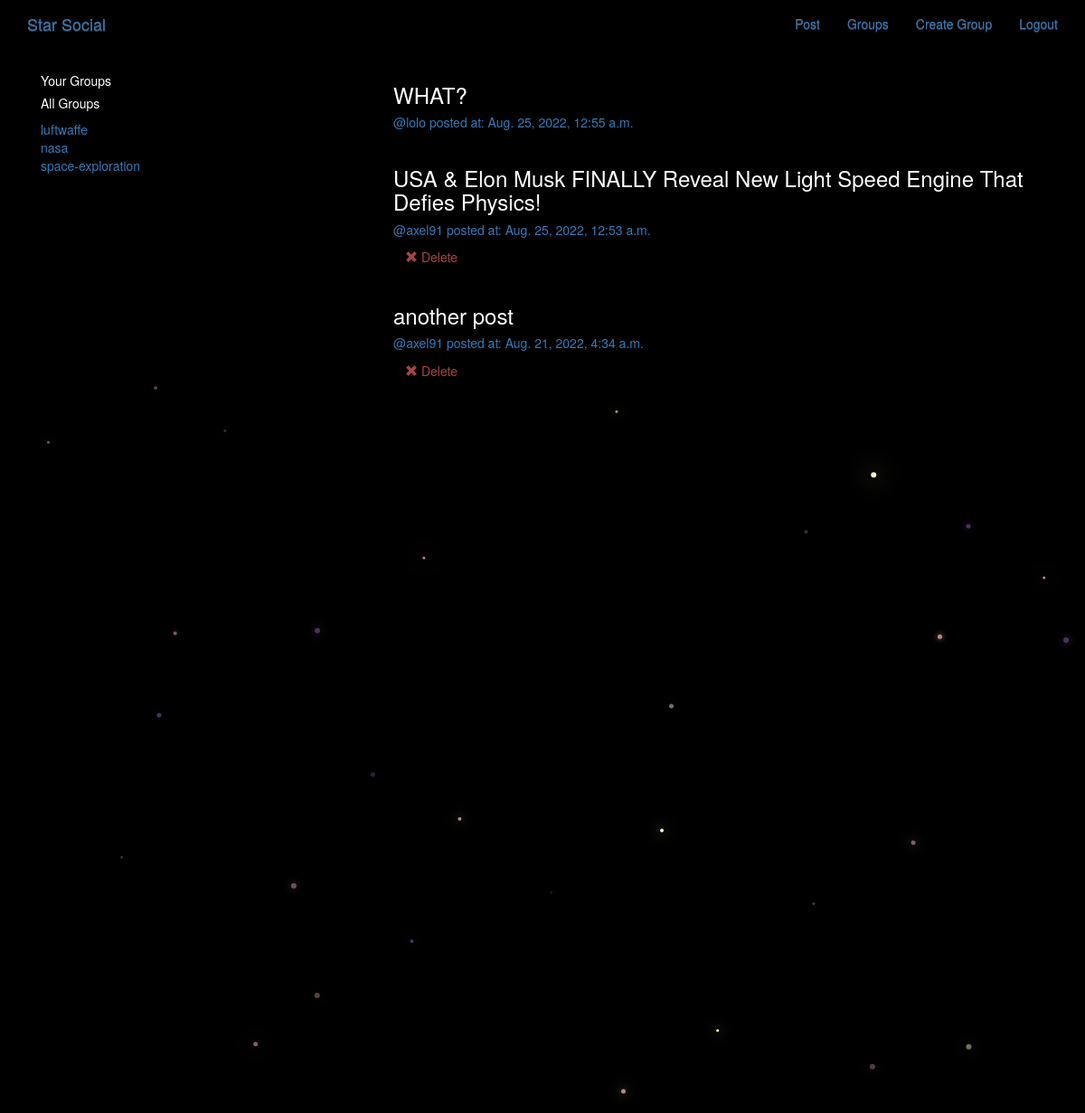
The app's page /posts/ (signed in) with its own data.
### groups/models.py (models this page shows, shortened)
class Group(models.Model):
    name = models.CharField(max_length=255, unique=True)
    slug = models.SlugField(allow_unicode=True, unique=True)
    description = models.TextField(blank=True, default='')
    description_html = models.TextField(editable=False, default='', blank=True)
    members = models.ManyToManyField(User, through='GroupMember')
    class Meta:
        ordering = ['name']

### posts/models.py (models this page shows, shortened)
class Post(models.Model):
    user = models.ForeignKey(User, related_name='posts', on_delete=models.CASCADE)
    created_at = models.DateTimeField(auto_now=True)
    message = models.TextField()
    message_html = models.TextField(editable=False)
    group = models.ForeignKey(Group, related_name='posts', null=True, blank=True, on_delete=models.CASCADE)
    class Meta:
        ordering = ['-created_at']
        unique_together = ['user', 'message']

### posts/views.py (the view)
# urls.py: path('', views.PostList.as_view(), name='all'),
class PostList(SelectRelatedMixin,generic.ListView):
    model = models.Post
    select_related = ('user', 'group')
    queryset=models.Post.objects.all()
    def get_context_data(self, **kwargs):
     context = super(PostList, self).get_context_data(**kwargs)
     context['user_groups'] = Group.objects.filter(members__in=[self.request.user])
     context['all_groups'] = Group.objects.all()
     return context

### posts/templates/posts/post_list.html (shortened to what this page needs)
{% extends 'posts/post_base.html' %}
{% block prepost%}
<div class="col-md-4">
    {% if request.user.is_authenticated %}
    <div class="card card-with-shadow" >
        <div class="content">
            <h5 class="title"> Your Groups </h5>
        </div>
    </div>
    {% endif %}
    <div class="card card-with shadow" >
        <div class="content">
            <h5 class="title">All Groups</h5>
            <ul class="list-unstyled">
                {% for group in all_groups %}
                <li class="group li-with-bullet"><a href="{% url 'groups:single' slug=group.slug %}">{{group.slug}}</a></li>
                {% endfor %}
            </ul>
        </div>
    </div>
</div>
{% endblock %}
{% block post_content %}
    <div class="col-md-8">
        {% for post in post_list %}
            {% include "posts/_post.html" %}
        {% endfor %}
    </div>
{% endblock %}

### posts/templates/posts/post_base.html (shortened to what this page needs)
{% extends 'base.html' %}
{% block content %}
<div class="post-page">
    <div class="container">
        <div class="row">
            {% block prepost %}{% endblock %}
            {% block post_content %}{% endblock %}
        </div>
    </div>
</div>
{% endblock %}

### templates/base.html (shortened to what this page needs)
{% load static %}
<!DOCTYPE html>
<html lang="en">
<head>
    <link rel="stylesheet" href="https://cdn.jsdelivr.net/npm/bootstrap@3.3.7/dist/css/bootstrap.min.css">
    <link rel="stylesheet" href="https://cdn.jsdelivr.net/npm/bootstrap@3.3.7/dist/css/bootstrap-theme.min.css">
    <link rel="stylesheet" href="{% static 'starsocial/css/master.css' %}">
</head>
<body>
    <nav class="navbar mynav" role="navigation" id="navbar">
        <div class="container">
            <a class="navbar-brand mynav" href="{% url 'home' %}"> Star Social</a>
            <ul class="nav navbar-nav navbar-right">
                {% if user.is_authenticated %}
                    <li><a href="{% url 'posts:create' %}">Post</a></li>
                    <li><a href="{% url 'groups:all' %}">Groups</a></li>
                    <li><a href="{% url 'groups:create' %}">Create Group</a></li>
                    <li><a href="{% url 'accounts:logout'  %}">Logout</a></li>
                {% else %}
                    <li><a href="{% url 'groups:all' %}">Groups</a></li>
                    <li><a href="{% url 'accounts:login' %}">Login</a></li>
                    <li><a href="{% url 'accounts:signup' %}">Signup</a></li>
                {% endif %}
            </ul>
        </div>
    </nav>
    <div class="container mycontent">
        {% block content %}
        {% endblock %}
    </div>
<canvas id="canvas"></canvas>
</body>
</html>

### posts/templates/posts/_post.html
<div class=" post media">
    <h3>{{ post.message_html|safe}}</h3>
    <div class="media-body">
        <h5 class="media-heading">
            <span class="username">
                <a href="{% url 'posts:for_user' username=post.user.username %}">@{{post.user.username}}</a>
            </span>
            <time class="time">
                <a href="{% url 'posts:single' username=post.user.username pk=post.pk %}"> posted at: {{post.created_at}}</a>
            </time>
        </h5>
        <div class="media-footer" >
            {% if user.is_authenticated and post.user == user %}
                <a href="{% url 'posts:delete' pk=post.pk %}" title="delete" class="btn btn-simple">
                <span class="glyphicon glyphicon-remove text-danger" aria-hidden="true"></span>
                <span class="text-danger icon-label">Delete</span>
                </a>
            {% endif %}
        </div>
    </div>
</div>

### static/starsocial/css/master.css (style rules this page uses)
html, body { height: 100%; width: 100%; overflow: hidden; background-color: black; margin: 0; color: white; }

### records on screen
Group: slug "luftwaffe"
Group: slug "nasa"
Group: slug "space-exploration"
Post: message_html "WHAT?", user.username "lolo", created_at "Aug. 25, 2022, 12:55 a.m."
Post: message_html "USA & Elon Musk FINALLY Reveal New Light Speed Engine That Defies Physics!", user.username "axel91", created_at "Aug. 25, 2022, 12:53 a.m.", shows "Delete"
Post: message_html "another post", user.username "axel91", created_at "Aug. 21, 2022, 4:34 a.m.", shows "Delete"
